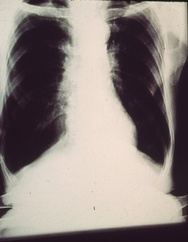
%> input picture HW1 - Practical/Code/histogram.jpeg, 188 x 242 px, shrunk from 484 x 621 before the run
$ octave Code.m   (GNU Octave 9; MATLAB toolbox functions it lacks are replaced by stand-ins)
%> lines starting %> are read from the running program, lines starting %| are printed output that depends on the picture
%% Question 1
img = rgb2gray(imread('histogram.jpeg'));
%> img: size 242x188 uint8; min 19, max 230, mean 134.4
%% a)
hist_img = hist(reshape(img, 1, []), 0:255);
%> hist_img = 256 values, max 2190 at index 28, min 0 at index 1, mean 177.7
hist_img = hist_img/(size(img, 1)*size(img, 2));
%> hist_img = 256 values, max 0.0481 at index 28, min 0 at index 1, mean 0.00391
map = zeros(256, 1);
sum = 0;
for i=1:256
    sum = sum+hist_img(i);
    map(i) = round(255*sum);
end
%> this loop made 256 passes
%> sum on passes 1 to 3: 0, 0, 0
%> after the loop, map = 256 values from 0 to 255; sum = 1
eq_img_f = img;
for i=1:size(img, 1)
   for j=1:size(img, 2)
       eq_img_f(i, j) = map(img(i, j)+1);
   end
end
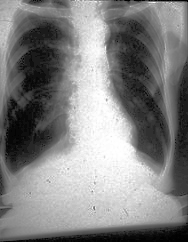
%> eq_img_f: size 242x188 uint8; min 0, max 255, mean 129.6
eq_hist_img = zeros(256, 1);
for i=1:256
    eq_hist_img(map(i)+1) = eq_hist_img(map(i)+1)+hist_img(i);
end
%> after the loop, eq_hist_img = 256 values, max 0.0481 at index 28, min 0 at index 3, mean 0.00391
figure();
subplot(3, 2, [1, 3]);
imshow(img);
title('image');
subplot(3, 2, [2, 4]);
imshow(eq_img_f);
title('equalized image');
subplot(3, 2, 5);
bar(0:255, hist_img);
title('histogram of image');
subplot(3, 2, 6);
bar(0:255, eq_hist_img);
title('equalized histogram of image');
%% b)
hist_img_f = hist_calculator(img);
%> after the loop in hist_calculator, `for i=1:size(img, 1)`: hist_img = 256 values, max 2190 at index 28, min 0 at index 1, mean 177.7
%> in hist_calculator, `hist_img = hist_img/(size(img, 1)*size(img, 2));`: hist_img = 256 values, max 0.0481 at index 28, min 0 at index 1, mean 0.00391
%> hist_img_f has the same summary as hist_img in hist_calculator
eq_hist_img_f = hist_calculator(eq_img_f);
%> eq_hist_img_f has the same summary as eq_hist_img
figure();
subplot(3, 2, [1, 3]);
imshow(img);
title('image');
subplot(3, 2, [2, 4]);
imshow(eq_img_f);
title('equalized image');
subplot(3, 2, 5);
bar(0:255, hist_img_f);
title('histogram of image - using function');
subplot(3, 2, 6);
bar(0:255, eq_hist_img_f);
title('equalized histogram of image - using function');
%% c)
hist_img_f = hist_calculator(img);
eq_hist_img_f = hist_calculator(eq_img_f);
[lo_eq_img_f, lo_eq_hist_img_f] = local_hist_calculator(img);
%> after the loop in local_hist_calculator, `for i=1:size(img, 1)`:
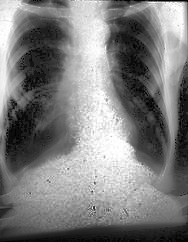
%> lo_eq_img: size 242x188 uint8; min 0, max 255, mean 125.3
%> after the loop in local_hist_calculator, `for i=1:size(lo_eq_img, 1)`: lo_eq_hist_img = 256 values, max 758 at index 248, min 0 at index 256, mean 177.7
%> in local_hist_calculator, `lo_eq_hist_img = lo_eq_hist_img/(size(lo_eq_img, 1)*size(lo_eq_img, 2));`: lo_eq_hist_img = 256 values, max 0.0167 at index 248, min 0 at index 256, mean 0.00391
%> lo_eq_hist_img_f has the same summary as lo_eq_hist_img in local_hist_calculator
figure();
subplot(3, 3, [1, 4]);
imshow(img);
title('image');
subplot(3, 3, [2, 5]);
imshow(eq_img_f);
title('equalized image');
subplot(3, 3, [3, 6]);
imshow(lo_eq_img_f);
title('local equalized image');
subplot(3, 3, 7);
bar(0:255, hist_img_f);
title('histogram of image - using function');
subplot(3, 3, 8);
bar(0:255, eq_hist_img_f);
title('equalized histogram of image - using function');
subplot(3, 3, 9);
bar(0:255, lo_eq_hist_img_f);
title('local equalized histogram of image - using function');
%% Question 2
img = rgb2gray(imread('brainMRI.png'));
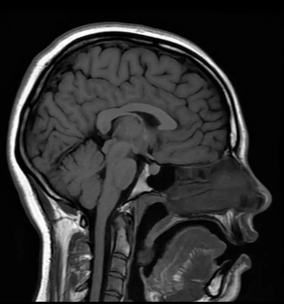
%> input picture HW1 - Practical/Code/brainMRI.png, 284 x 304 px, shrunk from 731 x 781 before the run
%> img: size 304x284 uint8; min 0, max 255, mean 46.8
%% a)
noisy_img = img;
mid_x = round(size(img, 1)/2);
%> mid_x = 152
mid_y = round(size(img, 2)/2);
%> mid_y = 142
noisy_img(1:mid_x, 1:mid_y) = imnoise(img(1:mid_x, 1:mid_y), 'salt & pepper', 0.05);
%> noisy_img: size 304x284 uint8; min 0, max 255, mean 47.8
noisy_img(mid_x+1:end, 1:mid_y) = imnoise(img(mid_x+1:end, 1:mid_y), 'gaussian', 0, 0.05);
noisy_img(mid_x+1:end, mid_y+1:end) = imnoise(imnoise(img(mid_x+1:end, mid_y+1:end), 'gaussian', 0, 0.05), 'salt & pepper', 0.05);
figure()
imshow(noisy_img)
title('noisy image')
%% b)
average_filtered_img = imfilter(noisy_img, fspecial('average', 5));
median_filtered_img = medfilt2(noisy_img,[5 5]);
gaussian_filtered_img = imfilter(noisy_img, fspecial('gaussian', 5, 1));
figure()
subplot(2, 2, 1)
imshow(noisy_img)
title('noisy image')
subplot(2, 2, 2)
imshow(average_filtered_img)
title('average filtered image')
subplot(2, 2, 3)
imshow(median_filtered_img)
title('median filtered image')
subplot(2, 2, 4)
imshow(gaussian_filtered_img)
title('gaussian filtered image')
%% C
gaussian_median_filtered_img = imfilter(medfilt2(noisy_img, [5 5]), fspecial('gaussian', 5, 1));
median_gaussian_filtered_img = medfilt2(imfilter(noisy_img, fspecial('gaussian', 5, 1)), [5 5]);
figure()
subplot(1, 3, 1)
imshow(noisy_img)
title('noisy image')
subplot(1, 3, 2)
imshow(gaussian_median_filtered_img)
title('gaussian of median filtered image')
subplot(1, 3, 3)
imshow(median_gaussian_filtered_img)
title('median of gaussian filtered image')
%% d)
wiener_filtered_image = wiener2(noisy_img, [5 5], 0.1);
figure()
subplot(1, 2, 1)
imshow(noisy_img)
title('noisy image')
subplot(1, 2, 2)
imshow(wiener_filtered_image)
title('Wiener filtered image')
%% Question 3
img = rgb2gray(imread('wall.jpeg'));
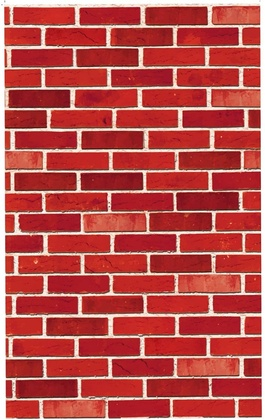
%> input picture HW1 - Practical/Code/wall.jpeg, 265 x 420 px, shrunk from 681 x 1080 before the run
%> img: size 420x265 uint8; min 31, max 255, mean 110.8
%% a)
figure();
filtered_img = imfilter(img, [1, -1]);
imshow(filtered_img);
title('filtered image with kernel [1, -1]');
figure();
filtered_img = imfilter(img, [1, 0, -1]);
imshow(filtered_img);
title('filtered image with kernel [1, 0, -1]');
figure();
filtered_img = imfilter(img, [1, 0, -1]');
imshow(filtered_img);
title('filtered image with kernel transpose([1, 0, -1])');
figure();
filtered_img = imfilter(img, [1, -2, 1]);
imshow(filtered_img);
title('filtered image with kernel [1, -2, 1]');
figure();
filtered_img = imfilter(img, [1, -2, 1]');
imshow(filtered_img);
title('filtered image with kernel transpose([1, -2, 1])');
%% b)
figure();
filtered_img = edge(img,'Sobel');
%> filtered_img: size 420x265 logical; 10.3% white in thin lines or dots
imshow(filtered_img);
title('filtered image with Sobel method');
figure();
filtered_img = edge(img,'Canny', 0.4);
%> filtered_img: size 420x265 logical; 11.6% white in thin lines or dots
imshow(filtered_img);
title('filtered image with Canny method');
%% c)
figure();
filtered_img = imfilter(img, [-1, -1, -1; -1, 8, -1; -1, -1, -1]);
%> filtered_img: size 420x265 uint8
imshow(filtered_img);
title('filtered image with laplacian kernel');
%% d)
figure();
filtered_img = medfilt2(imfilter(img, [0, 0, -1, 0, 0; 0, -1, -2, -1, 0; -1, -2, 16, -2, -1; 0, -1, -2, -1, 0;  0, 0, -1, 0, 0]), [5, 5]);
imshow(filtered_img);
title('filtered image with LoG kernel');
%% Question 4
%% a)
foot_img = rgb2gray(imread('foot.jpg'));
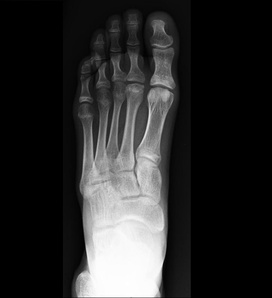
%> input picture HW1 - Practical/Code/foot.jpg, 272 x 298 px, shrunk from 700 x 765 before the run
%> foot_img: size 298x272 uint8; min 0, max 255, mean 42.9
hand_img = rgb2gray(imread('hand.jpg'));
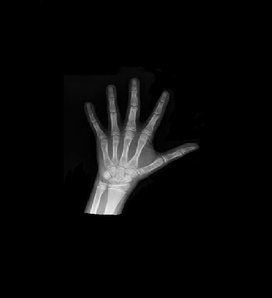
%> input picture HW1 - Practical/Code/hand.jpg, 272 x 298 px, shrunk from 700 x 765 before the run
%> hand_img: size 298x272 uint8; min 0, max 247, mean 9.6
foot_f = fftshift(fft2(foot_img));
hand_f = fftshift(fft2(hand_img));
figure()
subplot(1, 2, 1)
imshow(abs(foot_f)/max(abs(foot_f), [], 'all'))
title('fft of foot image')
subplot(1, 2, 2)
imshow(abs(hand_f)/max(abs(hand_f), [], 'all'))
title('fft of hand image')
%% b)
figure()
subplot(1, 2, 1)
imshow(log10(abs(foot_f)+1)/max(log10(abs(foot_f)+1), [], 'all'))
title('adjusted fft of foot image')
subplot(1, 2, 2)
imshow(log10(abs(hand_f)+1)/max(log10(abs(hand_f)+1), [], 'all'))
title('adjusted fft of hand image')
%% c)
foot_f_magnitude = abs(foot_f);
hand_f_magnitude = abs(hand_f);
foot_f_angle = angle(foot_f);
hand_f_angle = angle(hand_f);
foot_hand = ifft2(foot_f_magnitude.*(cos(hand_f_angle)+1j*sin(hand_f_angle)));
hand_foot = ifft2(hand_f_magnitude.*(cos(foot_f_angle)+1j*sin(foot_f_angle)));
figure()
subplot(1,2,1)
imshow(abs(foot_hand)/max(abs(foot_hand), [], 'all'))
title('foot magnitude and hand angle')
subplot(1,2,2)
imshow(abs(hand_foot)/max(abs(hand_foot), [], 'all'))
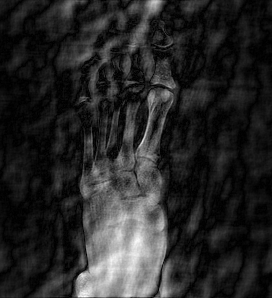
%> displayed picture: size 298x272, on the screen's scale of 0 to 255; min 0, max 255, mean 39.2
title('hand magnitude and foot angle')
%% Question 5
%% a)
data = zeros(360*360, 6);
figure()
for i=1:6
%> the run ends on the next line
  img = rgb2gray(imread(['river/river', num2str(i), '.png']));
% [29 lines not run here, left out]
function hist_img = hist_calculator(img)
hist_img = zeros(256, 1);
for i=1:size(img, 1)
   for j=1:size(img, 2)
       hist_img(img(i, j)+1) = hist_img(img(i, j)+1)+1;
   end
end
hist_img = hist_img/(size(img, 1)*size(img, 2));
end
function [lo_eq_img, lo_eq_hist_img] = local_hist_calculator(img)
lo_eq_img = img;
temp = 64;
for i=1:size(img, 1)
   for j=1:size(img, 2)
       temp_min_x = max(1, i-temp);
       temp_max_x = min(i+temp, size(img, 1));
       temp_min_y = max(1, j-temp);
       temp_max_y = min(j+temp, size(img, 2));
       lo_eq_img(i, j) = round(length(find(img(temp_min_x:temp_max_x, temp_min_y:temp_max_y) <= img(i, j)))/((temp_max_x-temp_min_x+1)*(temp_max_y-temp_min_y+1))*255);
   end
end
lo_eq_hist_img = zeros(256, 1);
for i=1:size(lo_eq_img, 1)
   for j=1:size(lo_eq_img, 2)
       lo_eq_hist_img(lo_eq_img(i, j)+1) = lo_eq_hist_img(lo_eq_img(i, j)+1)+1;
   end
end
lo_eq_hist_img = lo_eq_hist_img/(size(lo_eq_img, 1)*size(lo_eq_img, 2));
end
